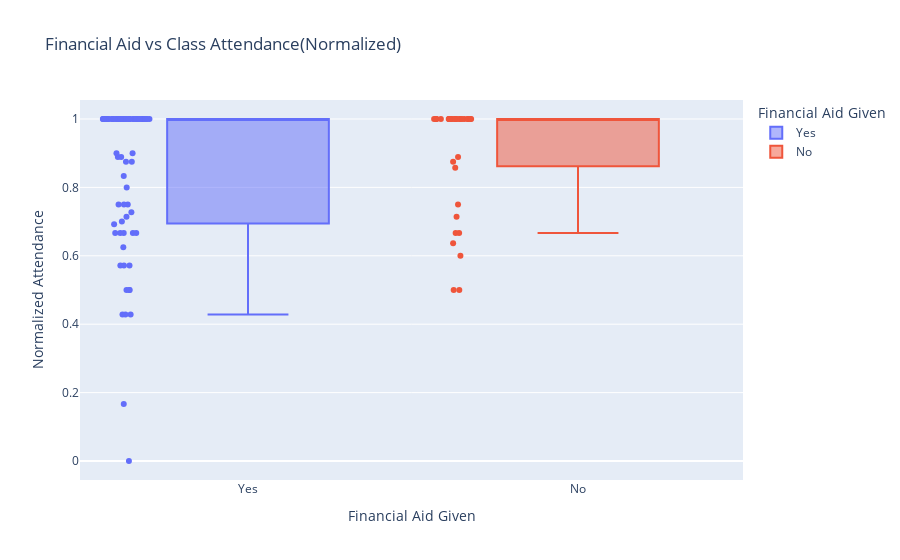

The code cell stored with this chart in its notebook:
### Markdown cell above
### Lectures Attended VS Financial Aid

### Code cell
lecvsaid["NormalizedAttendance"] = lecvsaid["LecAttended"]/lecvsaid["LecRequired"]
lecvsaid.loc[lecvsaid["NormalizedAttendance"] > 1, "NormalizedAttendance"] = 1
fig14 = plx.box(lecvsaid, x="FinAid", y="NormalizedAttendance", points = "all", labels={"FinAid":"Financial Aid Given", "NormalizedAttendance":"Normalized Attendance"}, title="Financial Aid vs Class Attendance(Normalized)", color="FinAid")
fig14.show()

### Figure 1 — Plotly figure (JSON) as saved in the notebook; plotly's stock layout.template omitted (floating-point values rounded to 4 significant figures)
{"data": [{"alignmentgroup": "True", "boxpoints": "all", "hovertemplate": "Financial Aid Given=%{x}<br>Normalized Attendance=%{y}<extra></extra>", "legendgroup": "Yes", "marker": {"color": "#636efa"}, "name": "Yes", "notched": false, "offsetgroup": "Yes", "orientation": "v", "showlegend": true, "type": "box", "x": ["Yes", "Yes", "Yes", "Yes", "Yes", "Yes", "Yes", "Yes", "Yes", "Yes", "Yes", "Yes", "Yes", "Yes", "Yes", "Yes", "Yes", "Yes", "Yes", "Yes", "Yes", "Yes", "Yes", "Yes", "Yes", "Yes", "Yes", "Yes", "Yes", "Yes", "Yes", "Yes", "Yes", "Yes", "Yes", "Yes", "Yes", "Yes", "Yes", "Yes", "Yes", "Yes", "Yes", "Yes", "Yes", "Yes", "Yes", "Yes", "Yes", "Yes", "Yes", "Yes", "Yes", "Yes", "Yes", "Yes", "Yes", "Yes", "Yes", "Yes", "Yes", "Yes", "Yes", "Yes", "Yes", "Yes", "Yes", "Yes", "Yes", "Yes", "Yes"], "x0": " ", "xaxis": "x", "y": [0.5, 1, 0.875, 0.7273, 0.5, 1, 0.5, 1, 1, 1, 1, 1, 0.4286, 0.6667, 1, 1, 1, 1, 0.75, 0.7143, 1, 1, 1, 1, 1, 0.6667, 1, 1, 1, 1, 0.8889, 0.1667, 0.9, 0.5714, 1, 0.6667, 0.4286, 1, 1, 0.75, 1, 1, 0.625, 1, 1, 1, 0.6923, 1, 0.8333, 0.75, 0.875, 0.8889, 1, 1, 0.9, 1, 1, 1, 1, 1, 0.4286, 1, 1, 0.5714, 0.6667, 0.8, 0.7, 0.5714, 1, 0.6667, 0], "y0": " ", "yaxis": "y"}, {"alignmentgroup": "True", "boxpoints": "all", "hovertemplate": "Financial Aid Given=%{x}<br>Normalized Attendance=%{y}<extra></extra>", "legendgroup": "No", "marker": {"color": "#EF553B"}, "name": "No", "notched": false, "offsetgroup": "No", "orientation": "v", "showlegend": true, "type": "box", "x": ["No", "No", "No", "No", "No", "No", "No", "No", "No", "No", "No", "No", "No", "No", "No", "No", "No", "No", "No", "No", "No", "No", "No", "No", "No", "No", "No", "No", "No", "No", "No", "No", "No", "No", "No"], "x0": " ", "xaxis": "x", "y": [0.875, 1, 1, 1, 1, 1, 1, 1, 0.7143, 1, 1, 1, 1, 1, 1, 0.5, 0.6667, 0.6667, 1, 1, 1, 1, 0.6, 1, 1, 1, 1, 1, 1, 0.75, 0.5, 0.8889, 0.8571, 1, 0.6364], "y0": " ", "yaxis": "y"}], "layout": {"boxmode": "overlay", "legend": {"title": {"text": "Financial Aid Given"}, "tracegroupgap": 0}, "title": {"text": "Financial Aid vs Class Attendance(Normalized)"}, "xaxis": {"anchor": "y", "categoryarray": ["Yes", "No"], "categoryorder": "array", "domain": [0, 1], "title": {"text": "Financial Aid Given"}}, "yaxis": {"anchor": "x", "domain": [0, 1], "title": {"text": "Normalized Attendance"}}}}
